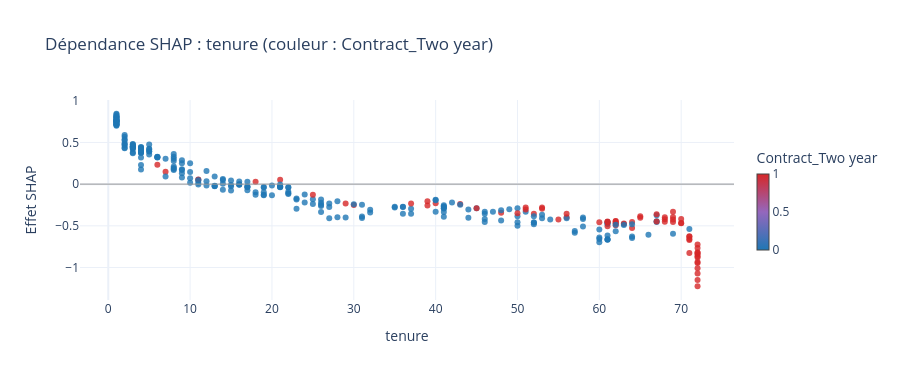
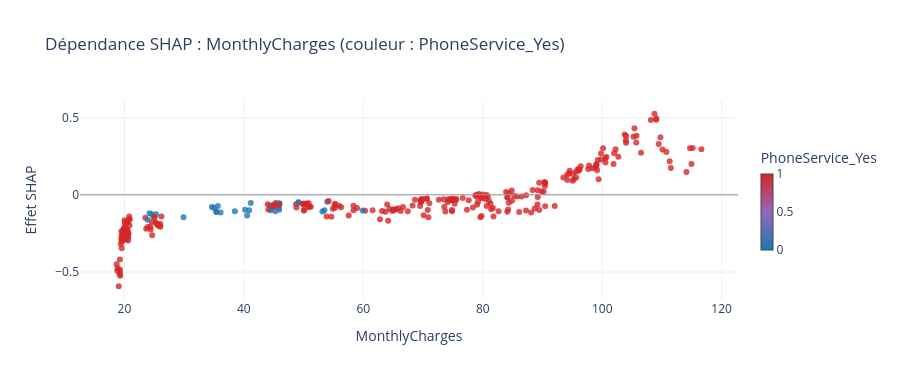

The code cell stored with these charts, in order, in its notebook:
### Code cell
# Dépendance SHAP : effet d'une variable selon sa valeur
for f in ["tenure", "MonthlyCharges"]:
    XP.plot_dependence(sg["values"], sg["data"], sg["feature_names"], f).show()

### Figure 1 — Plotly figure (JSON) as saved in the notebook; plotly's stock layout.template omitted (floating-point values rounded to 4 significant figures; data arrays with more than 128 entries replaced by an {"elided": "..."} marker saying what was removed)
{"data": [{"hovertemplate": "tenure = %{x:.4g}<br>Effet SHAP : %{y:+.3f}<extra></extra>", "marker": {"color": {"elided": "300 float values"}, "colorbar": {"len": 0.6, "thickness": 12, "title": {"text": "Contract_Two year"}}, "colorscale": [[0, "#1f77b4"], [0.5, "#9467bd"], [1, "#d62728"]], "opacity": 0.8, "size": 6}, "mode": "markers", "type": "scatter", "x": {"elided": "300 float values"}, "y": {"elided": "300 float values"}}], "layout": {"height": 380, "shapes": [{"line": {"color": "#999", "width": 1}, "type": "line", "x0": 0, "x1": 1, "xref": "x domain", "y0": 0, "y1": 0, "yref": "y"}], "title": {"text": "Dépendance SHAP : tenure (couleur : Contract_Two year)"}, "xaxis": {"title": {"text": "tenure"}}, "yaxis": {"title": {"text": "Effet SHAP"}}}}

### Figure 2 — Plotly figure (JSON) as saved in the notebook; plotly's stock layout.template omitted (floating-point values rounded to 4 significant figures; data arrays with more than 128 entries replaced by an {"elided": "..."} marker saying what was removed)
{"data": [{"hovertemplate": "MonthlyCharges = %{x:.4g}<br>Effet SHAP : %{y:+.3f}<extra></extra>", "marker": {"color": {"elided": "300 float values"}, "colorbar": {"len": 0.6, "thickness": 12, "title": {"text": "PhoneService_Yes"}}, "colorscale": [[0, "#1f77b4"], [0.5, "#9467bd"], [1, "#d62728"]], "opacity": 0.8, "size": 6}, "mode": "markers", "type": "scatter", "x": {"elided": "300 float values"}, "y": {"elided": "300 float values"}}], "layout": {"height": 380, "shapes": [{"line": {"color": "#999", "width": 1}, "type": "line", "x0": 0, "x1": 1, "xref": "x domain", "y0": 0, "y1": 0, "yref": "y"}], "title": {"text": "Dépendance SHAP : MonthlyCharges (couleur : PhoneService_Yes)"}, "xaxis": {"title": {"text": "MonthlyCharges"}}, "yaxis": {"title": {"text": "Effet SHAP"}}}}
